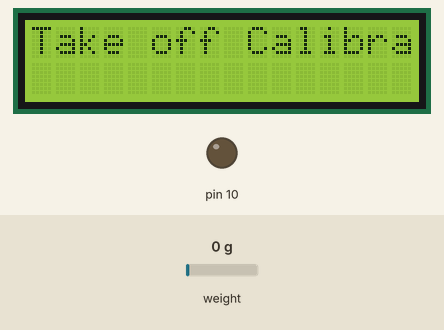
A sketch run on a simulated Arduino Uno, built with avr-gcc and run on an emulated ATmega328P. Parts: 16×2 character LCD, output pins drawn as LEDs (lit = HIGH). Inputs (shaded band) come from the test bench; at power-on: weight on the scale 0 g. What the sketch prints to the serial monitor is not drawn.

Above: at 12.3 s.
12.4 s: weight on the scale set to 1250 g
At 22.4 s:
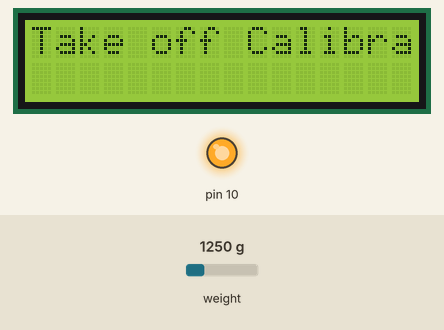
Timing chart, 0 to 24.7 s (numbered marks = the images above; inputs shaded):
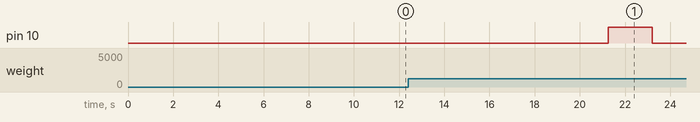

The sketch:

thrustnew.ino
```cpp
#include "HX711.h"
#include <LiquidCrystal.h>
//lcd pins
const int rs = 7, en = 6, d4 = 5, d5 = 4, d6 = 3, d7 = 2;
LiquidCrystal lcd(rs, en, d4, d5, d6, d7);
// HX711 circuit wiring

const int LOADCELL_DOUT_PIN = A0;

const int LOADCELL_SCK_PIN = A1;

HX711 scale;

double mtime;
double force;
double dt;
double dp;
double impulse;
double last;
double ig;

void setup() {

  Serial.begin(9600);
  lcd.begin(16,2);
  lcd.print("Take off Calibration Weight!");


//not my code

int done = 0;  // Declared as a global


Serial.println("Take off calibration weightttt!");
delay(500);
Serial.println("First column - time elasped.");
delay(1000);
Serial.println("Second column - thrust measured in N");
delay(1000);
Serial.println("Third Column - Total Impulse");
delay(500);
Serial.println("Press G and Enter to continue");
  while(done == 0)
  {
    done = 1;
while (Serial.available() > 0)
{
if (Serial.read() == 'G')
{
done = 1;
}
}
  }
// now we clear the serial buffer.
while(Serial.available() > 0)
  {
byte dummyread = Serial.read();
  }

//back to me

  scale.begin(LOADCELL_DOUT_PIN, LOADCELL_SCK_PIN);

  double taret = 80;
  scale.tare(taret);
  scale.set_scale(-413.53); // paste cal val here

  mtime = micros()/1000000.f;
  force = scale.get_units()*0.009806f;
  dt = 1/80.f;
  dp = force*dt;
  impulse = impulse + dp;
  last = mtime;
  ig = mtime + 10.f;

  pinMode(10, OUTPUT);
  digitalWrite(10, LOW);
}

void loop() {

  mtime = micros()/1000000.2f;
  force = scale.get_units()*0.009806f;
  dt = mtime-last;
  dp = force*dt;
  impulse = impulse + dp;
  last = mtime;
  Serial.print(mtime,10);
  Serial.print("\t   ");
  Serial.print(force,10);
  Serial.println("");


  if (ig <= mtime && ig + 2 >= mtime){
    digitalWrite(10, HIGH);
  }
  else{
    digitalWrite(10, LOW);
  }
}
```
